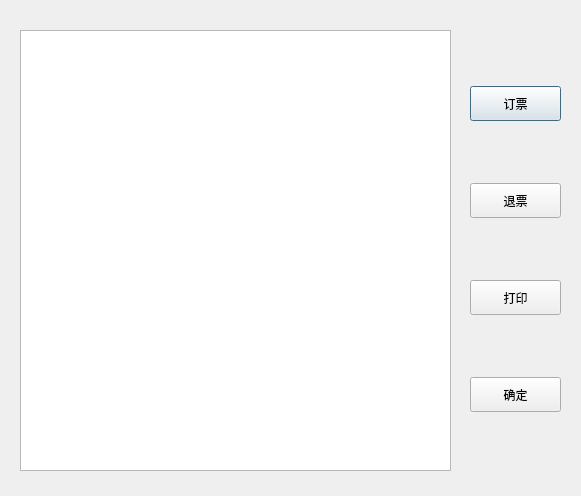
<?xml version="1.0" encoding="UTF-8"?>
<ui version="4.0">
 <class>detailedinfo</class>
 <widget class="QDialog" name="detailedinfo">
  <property name="geometry">
   <rect>
    <x>0</x>
    <y>0</y>
    <width>581</width>
    <height>496</height>
   </rect>
  </property>
  <property name="windowTitle">
   <string>Dialog</string>
  </property>
  <widget class="QTableWidget" name="tableWidget">
   <property name="geometry">
    <rect>
     <x>20</x>
     <y>30</y>
     <width>431</width>
     <height>441</height>
    </rect>
   </property>
  </widget>
  <widget class="QWidget" name="layoutWidget">
   <property name="geometry">
    <rect>
     <x>470</x>
     <y>30</y>
     <width>91</width>
     <height>441</height>
    </rect>
   </property>
   <layout class="QVBoxLayout" name="verticalLayout">
    <item>
     <widget class="QPushButton" name="buyButton">
      <property name="minimumSize">
       <size>
        <width>0</width>
        <height>35</height>
       </size>
      </property>
      <property name="text">
       <string>订票</string>
      </property>
     </widget>
    </item>
    <item>
     <widget class="QPushButton" name="tuiButton">
      <property name="minimumSize">
       <size>
        <width>0</width>
        <height>35</height>
       </size>
      </property>
      <property name="text">
       <string>退票</string>
      </property>
     </widget>
    </item>
    <item>
     <widget class="QPushButton" name="printButton">
      <property name="minimumSize">
       <size>
        <width>0</width>
        <height>35</height>
       </size>
      </property>
      <property name="text">
       <string>打印</string>
      </property>
     </widget>
    </item>
    <item>
     <widget class="QPushButton" name="okButton">
      <property name="minimumSize">
       <size>
        <width>0</width>
        <height>35</height>
       </size>
      </property>
      <property name="text">
       <string>确定</string>
      </property>
     </widget>
    </item>
   </layout>
  </widget>
 </widget>
 <resources/>
 <connections/>
</ui>
